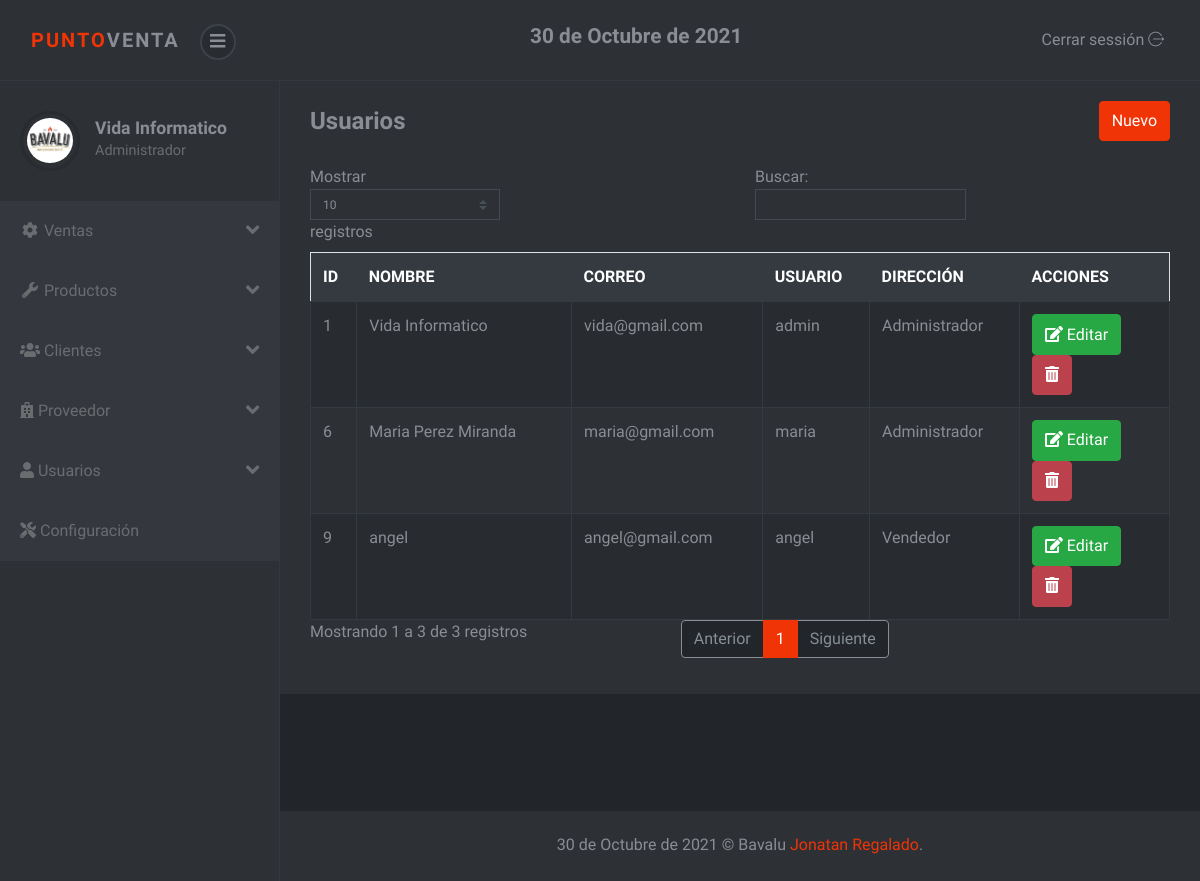
Page /sistema/lista_usuarios.php (signed in) on the earlier database version.
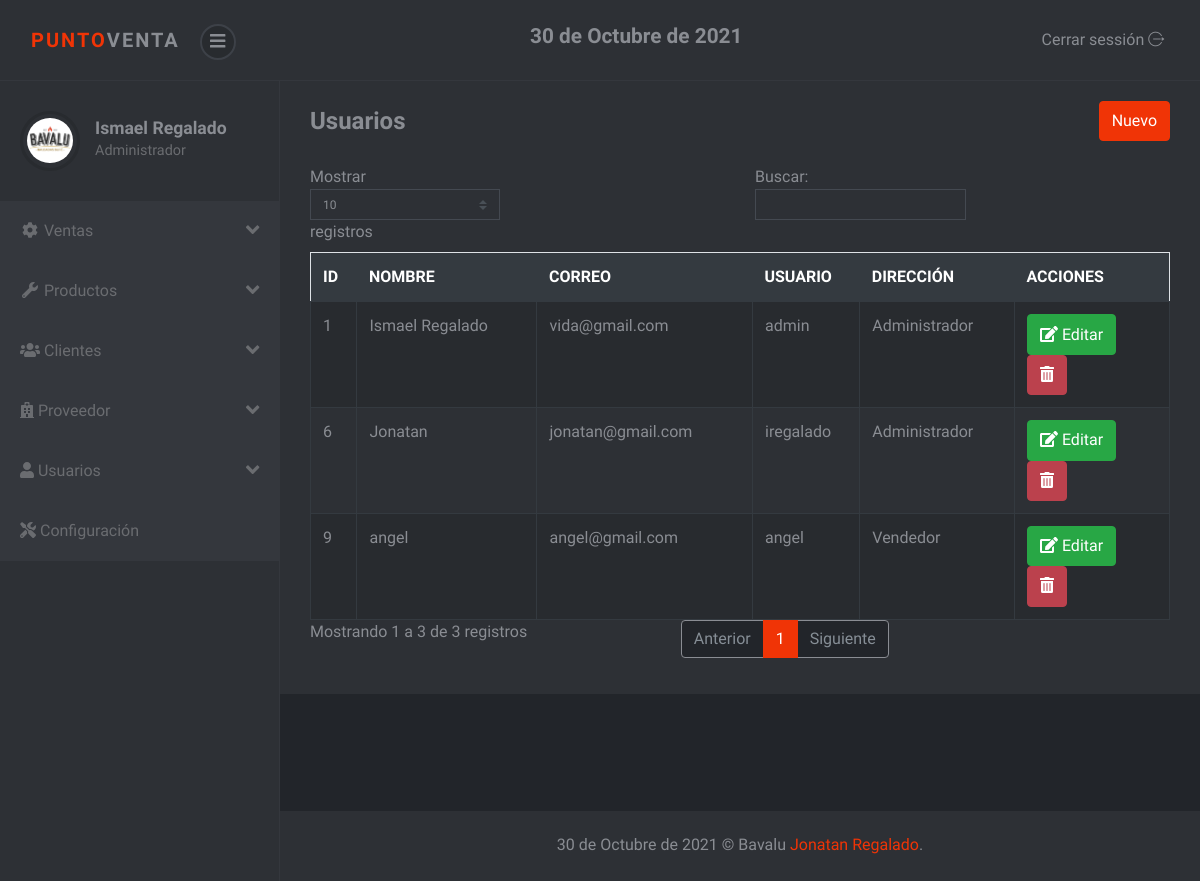
Same page on the later database version.
### tables this page shows
CREATE TABLE `usuario` (
  `idusuario` int(11) NOT NULL,
  `nombre` varchar(100) NOT NULL,
  `correo` varchar(100) NOT NULL,
  `usuario` varchar(20) NOT NULL,
  `clave` varchar(50) NOT NULL,
  `rol` int(11) NOT NULL
);

CREATE TABLE `rol` (
  `idrol` int(11) NOT NULL,
  `rol` varchar(50) NOT NULL
);

### sistema/includes/functions.php (called while the page is built, shortened)
<?php
	function fechaGT(){
		$mes = array("","Enero",
					  "Febrero",
					  "Marzo",
					  "Abril",
					  "Mayo",
					  "Junio",
					  "Julio",
					  "Agosto",
					  "Septiembre",
					  "Octubre",
					  "Noviembre",
					  "Diciembre");
		return date('d')." de ". $mes[date('n')] . " de " . date('Y');
	}
 ?>

### sistema/lista_usuarios.php (the view)
<?php include_once "includes/header.php"; ?>
<div class="container-fluid">
	<div class="d-sm-flex align-items-center justify-content-between mb-4">
		<h1 class="h3 mb-0 text-gray-800">Usuarios</h1>
		<?php if ($_SESSION['rol'] == 1) { ?>
		<a href="registro_usuario.php" class="btn btn-primary">Nuevo</a>
		<?php } ?>
	</div>
	<div class="row">
		<div class="col-lg-12">
			<div class="table-responsive">
				<table class="table table-striped table-bordered" id="table">
					<thead class="thead-dark">
						<tr>
							<th>ID</th>
							<th>NOMBRE</th>
							<th>CORREO</th>
							<th>USUARIO</th>
							<th>DIRECCIÓN</th>
							<?php if ($_SESSION['rol'] == 1) { ?>
							<th>ACCIONES</th>
							<?php }?>
						</tr>
					</thead>
					<tbody>
						<?php
						include "../conexion.php";
						$query = mysqli_query($conexion, "SELECT u.idusuario, u.nombre, u.correo, u.usuario, r.rol FROM usuario u INNER JOIN rol r ON u.rol = r.idrol");
						$result = mysqli_num_rows($query);
						if ($result > 0) {
							while ($data = mysqli_fetch_assoc($query)) { ?>
								<tr>
									<td><?php echo $data['idusuario']; ?></td>
									<td><?php echo $data['nombre']; ?></td>
									<td><?php echo $data['correo']; ?></td>
									<td><?php echo $data['usuario']; ?></td>
									<td><?php echo $data['rol']; ?></td>
									<?php if ($_SESSION['rol'] == 1) { ?>
									<td>
										<a href="editar_usuario.php?id=<?php echo $data['idusuario']; ?>" class="btn btn-success"><i class='fas fa-edit'></i> Editar</a>
										<form action="eliminar_usuario.php?id=<?php echo $data['idusuario']; ?>" method="post" class="confirmar d-inline">
											<button class="btn btn-danger" type="submit"><i class='fas fa-trash-alt'></i> </button>
										</form>
									</td>
									<?php } ?>
								</tr>
						<?php }
						} ?>
					</tbody>
				</table>
			</div>
		</div>
	</div>
</div>
<?php include_once "includes/footer.php"; ?>

### sistema/includes/header.php (shortened to what this page needs)
<?php
include "includes/functions.php";
?>
<!DOCTYPE html>
<html>
<head>
	<link rel="stylesheet" href="vendor/bootstrap/css/bootstrap.min.css">
	<link rel="stylesheet" href="css/font.css">
	<link rel="stylesheet" href="css/style.violet.css" id="theme-stylesheet">
	<link rel="stylesheet" href="css/custom.css">
</head>
<body>
	<header class="header">
		<nav class="navbar navbar-expand-lg">
			<div class="container-fluid d-flex align-items-center justify-content-between">
				<div class="navbar-header">
					<a href="index.php" class="navbar-brand">
						<div class="brand-text brand-big visible text-uppercase"><strong class="text-primary">Punto</strong><strong>Venta</strong></div>
					</a>
					<button class="sidebar-toggle"><i class="fas fa-bars"></i></button>
				</div>
				<h4><?php echo fechaGT(); ?></h4>
				<div class="right-menu list-inline no-margin-bottom">
					<div class="list-inline-item logout"> <a id="logout" href="salir.php" class="nav-link"> <span class="d-none d-sm-inline">Cerrar sessión </span><i class="icon-logout"></i></a></div>
				</div>
			</div>
		</nav>
	</header>
	<div class="d-flex align-items-stretch">
		<nav id="sidebar">
			<div class="sidebar-header d-flex align-items-center">
				<div class="avatar"><img src="img/bavalu.jpg" alt="..." class="img-fluid rounded-circle"></div>
				<div class="title">
					<h1 class="h5"><?php echo $_SESSION['nombre']; ?></h1>
					<p><?php if ($_SESSION['rol'] == 1) {
							echo "Administrador";
						} else {
							echo "Vendedor";
						} ?></p>
				</div>
			</div>
			<ul class="navbar-nav bg-gradient-primary sidebar sidebar-dark accordion" id="accordionSidebar">
				<li class="nav-item">
					<a class="nav-link collapsed" href="#" data-toggle="collapse" data-target="#collapseTwo" aria-expanded="true" aria-controls="collapseTwo">
						<i class="fas fa-fw fa-cog"></i>
						<span>Ventas</span>
						<i class="fas fa-angle-down fa-lg float-right"></i>
					</a>
				</li>
				<li class="nav-item">
					<a class="nav-link collapsed" href="#" data-toggle="collapse" data-target="#collapseUtilities" aria-expanded="true" aria-controls="collapseUtilities">
						<i class="fas fa-fw fa-wrench"></i>
						<span>Productos</span>
						<i class="fas fa-angle-down fa-lg float-right"></i>
					</a>
				</li>
				<li class="nav-item">
					<a class="nav-link collapsed" href="#" data-toggle="collapse" data-target="#collapseClientes" aria-expanded="true" aria-controls="collapseUtilities">
						<i class="fas fa-users"></i>
						<span>Clientes</span>
						<i class="fas fa-angle-down fa-lg float-right"></i>
					</a>
				</li>
				<li class="nav-item">
					<a class="nav-link collapsed" href="#" data-toggle="collapse" data-target="#collapseProveedor" aria-expanded="true" aria-controls="collapseUtilities">
						<i class="fas fa-hospital"></i>
						<span>Proveedor</span>
						<i class="fas fa-angle-down fa-lg float-right"></i>
					</a>
				</li>
				<?php if ($_SESSION['rol'] == 1) { ?>
					<li class="nav-item">
						<a class="nav-link" href="#" data-toggle="collapse" data-target="#collapseUsuarios" aria-expanded="true">
							<i class="fas fa-user"></i>
							<span>Usuarios</span>
							<i class="fas fa-angle-down fa-lg float-right"></i>
						</a>
					</li>
				<?php } ?>
				<li class="nav-item">
					<a class="nav-link" href="configuracion.php" aria-expanded="true">
						<i class="fas fa-tools"></i>
						<span>Configuración</span>
					</a>
				</li>
			</ul>
		</nav>
		<div class="page-content">
			<div class="page-header">

### sistema/includes/footer.php (shortened to what this page needs)
</div>
<footer class="footer">
  <div class="footer__block block no-margin-bottom">
    <div class="container-fluid text-center">
      <p class="no-margin-bottom"><?php echo fechaGT(); ?> &copy; Bavalu <a href="https://www.facebook.com/jonatan.regaladoespinoza/">Jonatan Regalado</a>.</p>
    </div>
  </div>
</footer>
</div>
</div>
</body>
</html>

### sistema/css/style.violet.css (style rules this page uses)
body { position: relative; }
a { -webkit-transition: all 0.3s; transition: all 0.3s; display: inline-block; }
.text-uppercase { letter-spacing: 0.1em; }
p { line-height: 1.7; }
button { cursor: pointer; }
i, span, strong { display: inline-block; }
.no-margin-bottom { margin-bottom: 0 !important; }
.block { padding: 20px; background: #2d3035; color: #8a8d93; margin-bottom: 30px; }
.page-content { position: relative; background: #22252a; min-height: 100vh; width: calc(100% - 280px); padding: 0; padding-bottom: 70px; }
.page-header { padding: 20px 15px; background: #2d3035; color: #8a8d93; margin-bottom: 30px; }
.footer { position: absolute; bottom: 0; width: 100%; }
.footer .footer__block { min-height: 70px; }
i[class*='icon-'] { -webkit-transform: translateY(2px); transform: translateY(2px); }
nav.navbar { background: #2d3035; color: #8a8d93; padding-top: 20px; padding-bottom: 20px; border-bottom: 1px solid #34373d; z-index: 10; }
nav.navbar .sidebar-toggle { width: 36px; height: 36px; line-height: 29px; text-align: center; border-radius: 50%; background: #282b2f; color: #8a8d93; font-size: 1.1rem; border: 2px solid #3d4148; outline: none; }
nav.navbar a { color: inherit; }
nav.navbar .brand-text { display: none; font-weight: 700; }
nav.navbar .brand-text.visible { display: block; }
nav.navbar a.nav-link { padding: .5rem .3rem; position: relative; }
nav#sidebar { width: 280px; background: #2d3035; color: #6a6c70; border-right: 1px solid #34373d; }
nav#sidebar a { color: inherit; text-decoration: none; position: relative; }
nav#sidebar a[aria-expanded="true"] { background: #34373d; }
nav#sidebar .sidebar-header { padding: 30px 20px; }
nav#sidebar .sidebar-header h1, nav#sidebar .sidebar-header p { margin-bottom: 0; }
nav#sidebar .sidebar-header h1 { color: #8a8d93; }
nav#sidebar .sidebar-header p { font-size: 0.9rem; }
nav#sidebar .avatar { width: 60px; height: 60px; border-radius: 50%; overflow: hidden; margin-right: 15px; background: none; padding: 4px; border: 3px solid #282b2f; }
nav#sidebar ul { max-height: none; }
nav#sidebar li { position: relative; }
nav#sidebar li a { padding: 18px 20px; display: block; font-weight: 400; }
nav#sidebar li::before { content: ''; width: 2px; height: 100%; background: none; display: block; position: absolute; top: 0; left: 0; z-index: 99; }
button, input[type='submit'] { cursor: pointer; font-family: inherit; font-weight: 300 !important; }
.table { margin-bottom: 0; color: #8a8d93; }
.table td, .table th { border-color: #343a40; }
.table thead th { border: none; }
.table-striped tbody tr { -webkit-transition: all 0.3s; transition: all 0.3s; }
.table-striped tbody tr:nth-of-type(odd) { background-color: #282b2f; }
.table-bordered td, .table-bordered th { border-color: #343a40; }
.navbar { padding: 0.5rem 1rem; }
.navbar-brand { display: inline-block; padding-top: 0.3125rem; padding-bottom: 0.3125rem; margin-right: 1rem; font-size: 1.25rem; }
.btn { font-weight: 400; border: 1px solid transparent; padding: 0.45rem 0.75rem; font-size: 1rem; line-height: 1.5; border-radius: 0.25rem; -webkit-transition: color 0.15s ease-in-out, background-color 0.15s ease-in-out, border-color 0.15s ease-in-out, -webkit-box-shadow 0.15s ease-in-out; transition: color 0.15s ease-in-out, background-color 0.15s ease-in-out, border-color 0.15s ease-in-out, -webkit-box-shadow 0.15s ease-in-out; transition: color 0.15s ease-in-out, background-color 0.15s ease-in-out, border-color 0.15s ease-in-out, box-shadow 0.15s ease-in-out; transition: color 0.15s ease-in-out, background-color 0.15s ease-in-out, border-color 0.15s ease-in-out, box-shadow 0.15s ease-in-out, -webkit-box-shadow 0.15s ease-in-out; }
.btn-primary { color: color-yiq(#f03406); background-color: #f03406; border-color: #f03406; }
.btn-success { color: color-yiq(#28a745); background-color: #28a745; border-color: #28a745; }
.btn-danger { color: color-yiq(#bb414d); background-color: #bb414d; border-color: #bb414d; }
body { font-family: "Muli", sans-serif; font-size: 1rem; font-weight: 400; line-height: 1.5; color: #8a8d93; background-color: #fff; }
a { color: #f03406; text-decoration: none; }
h1, h2, h3, h4, h5, h6, .h1, .h2, .h3, .h4, .h5, .h6 { margin-bottom: 0.5rem; font-family: inherit; font-weight: 700; line-height: 1.2; color: inherit; }
h1, .h1 { font-size: 2.5rem; }
h3, .h3 { font-size: 1.5rem; }
h4, .h4 { font-size: 1.3rem; }
h5, .h5 { font-size: 1.1rem; }
.text-primary { color: #f03406 !important; }
.nav-link { padding: 0.5rem 1rem; }

Differences in the rows shown:
changed usuario "vida@gmail.com": nombre "Vida Informatico" → "Ismael Regalado"
changed usuario id 6: nombre "Maria Perez Miranda" → "Jonatan"; correo "maria@gmail.com" → "jonatan@gmail.com"; usuario "maria" → "iregalado"
Other differences:
$_SESSION['nombre']: "Vida Informatico" → "Ismael Regalado"
